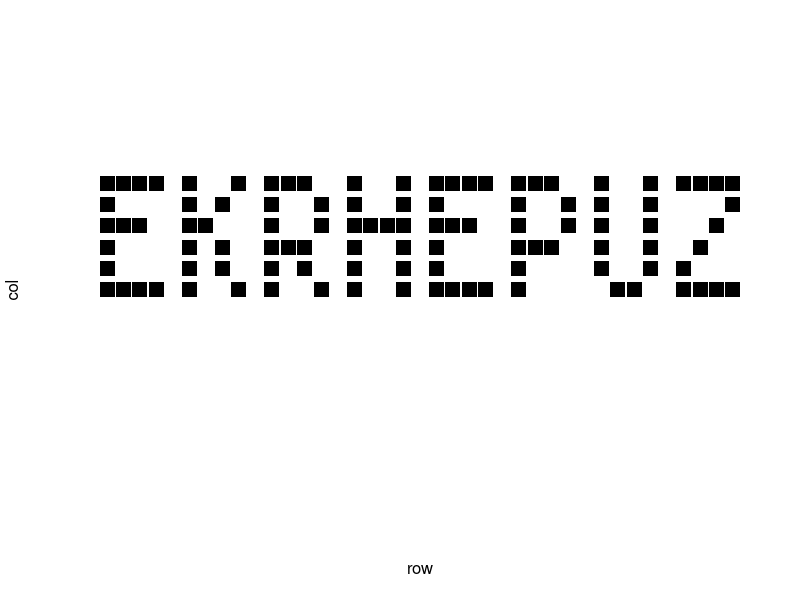

Write R code to recreate this figure.
input <- gsub("\\w{4} ?", "", readLines("2022/day10_input.txt"))

hlp <- unlist(lapply(input, \(x) c(0L, if (x != "") as.integer(x))))
x_reg <- cumsum(c(1L, hlp[-1]))

#part1------
sum((x_reg * (seq_along(x_reg) + 1L))[0:5*40L + 19L])

#part2-------
pxl <- ifelse(abs(0:239 %% 40 - c(1L, x_reg[-240])) <= 1L, 1L, 0L)
a <- which(matrix(pxl, ncol = 6)[,6:1] == 1L, arr.ind = TRUE)

plot(a, ylim = c(-8, 10), cex = 2, pch = 15, axes = F, bty = "n")